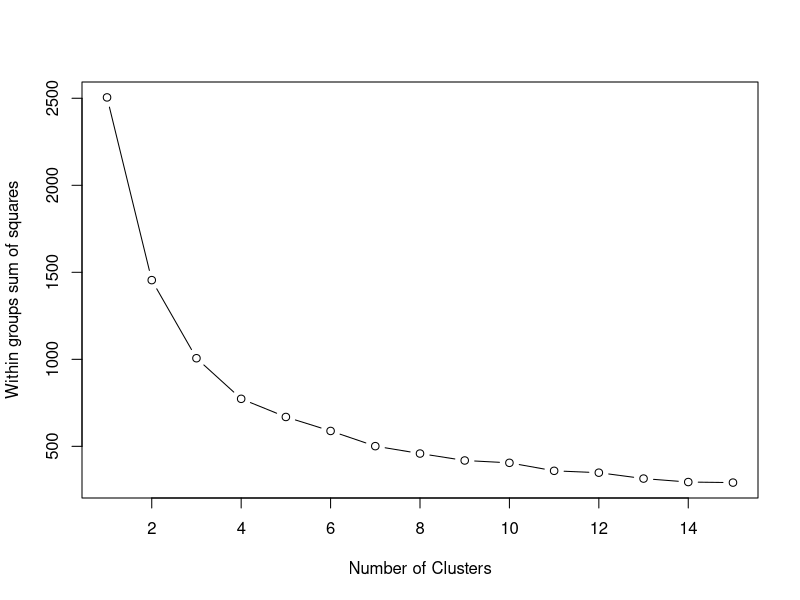
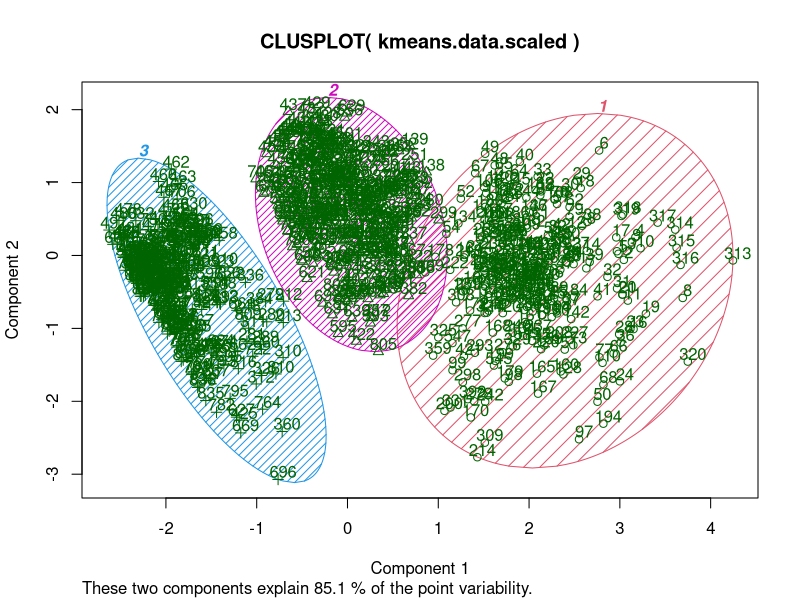
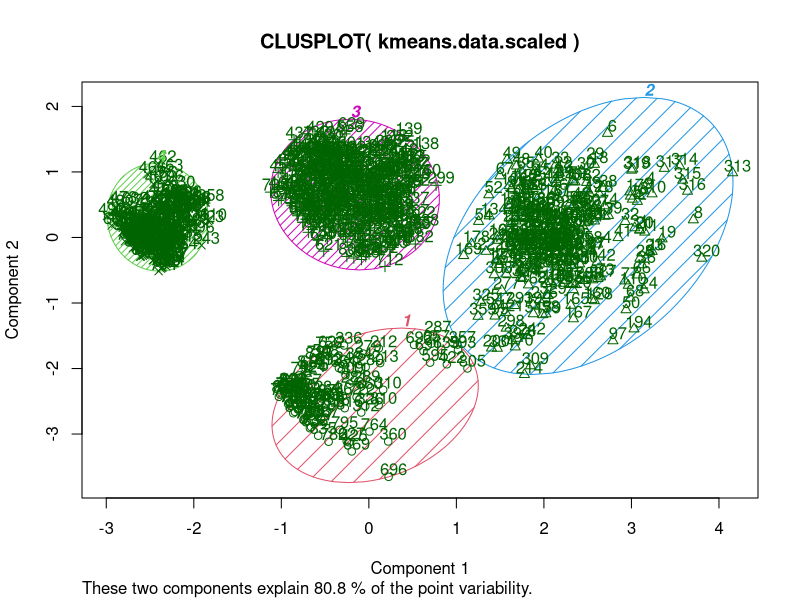
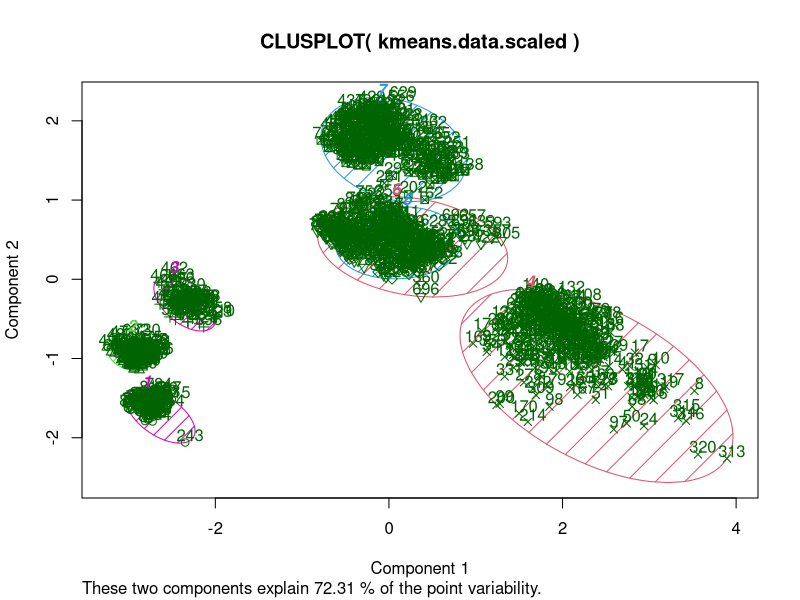
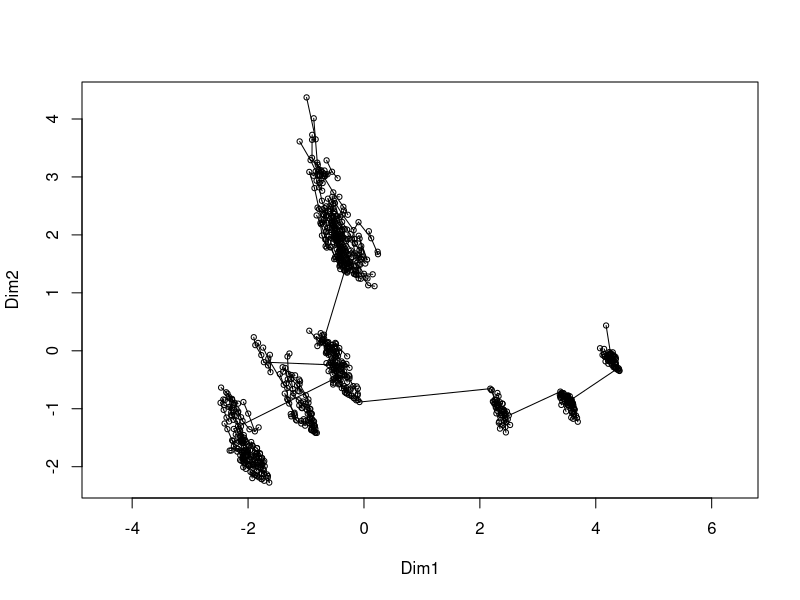
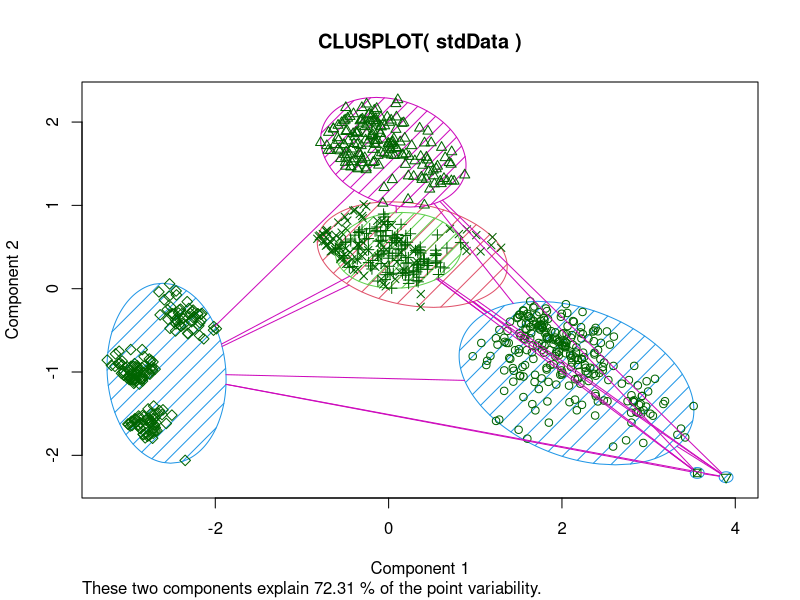
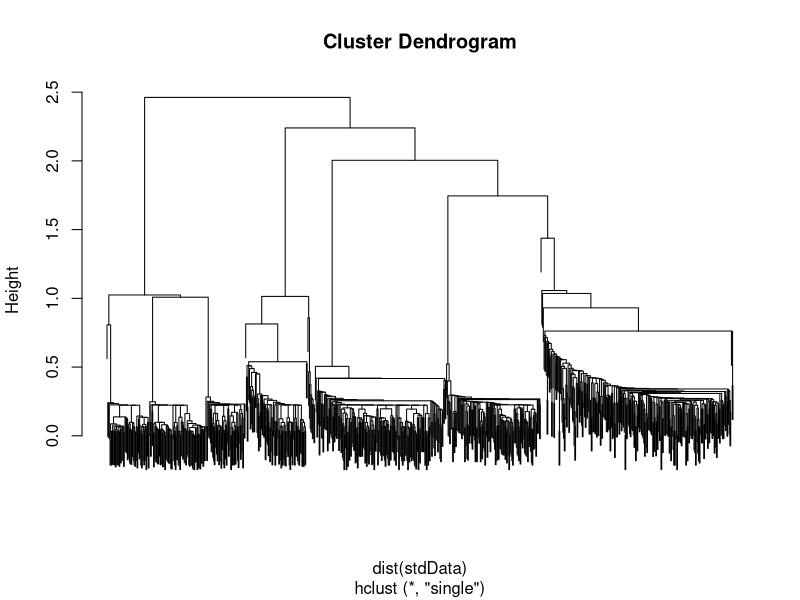
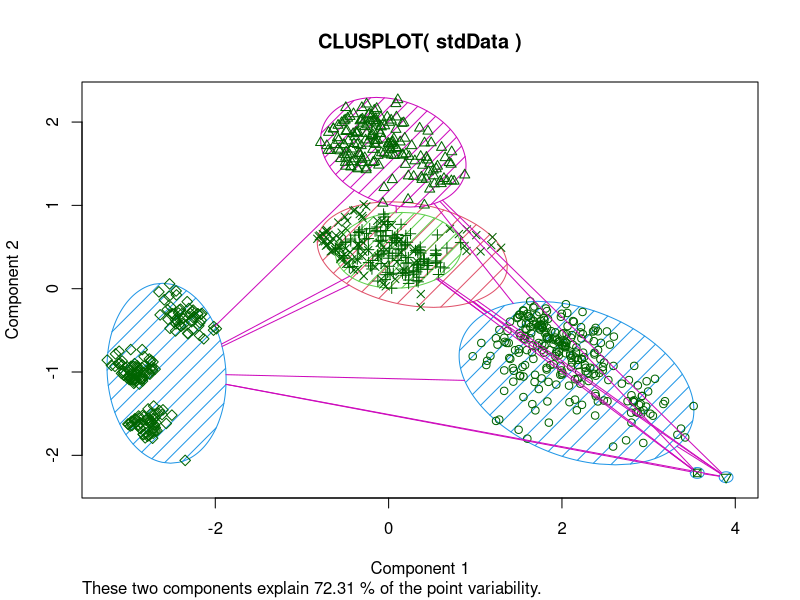

Generate these figures, in order, with R:
## ---- chunk 1
data = read.csv("data.csv", sep = ",")
library(vegan)
library(stats)
require(graphics)
## ---- chunk 2
wssplot <- function(data, nc=15, seed=1234){
               wss <- (nrow(data)-1)*sum(apply(data,2,var))
               for (i in 2:nc){
                    set.seed(seed)
                    wss[i] <- sum(kmeans(data, centers=i)$withinss)}
                plot(1:nc, wss, type="b", xlab="Number of Clusters",
                     ylab="Within groups sum of squares")}
## ---- chunk 3
kmeans.data <- data[4:6]
head(kmeans.data)
## ---- chunk 4
kmeans.data.scaled <- scale(kmeans.data)
wssplot(kmeans.data.scaled)
## ---- chunk 5
# K-Means Cluster Analysis
fit3 <- kmeans(kmeans.data.scaled, 3)
# get cluster means 
aggregate(kmeans.data.scaled,by=list(fit3$cluster),FUN=mean)
# append cluster assignment
kmeans.data.scaled <- data.frame(kmeans.data.scaled, fit3$cluster)
fit3$tot.withinss #total within-cluster sum of squares
## ---- chunk 6
# vary parameters for most readable graph
library(cluster) 
clusplot(kmeans.data.scaled, fit3$cluster, color=TRUE, shade=TRUE, labels=2, lines=0)
## ---- chunk 7
# K-Means Cluster Analysis
fit4 <- kmeans(kmeans.data.scaled, 4)
# get cluster means 
aggregate(kmeans.data.scaled,by=list(fit4$cluster),FUN=mean)
# append cluster assignment
kmeans.data.scaled <- data.frame(kmeans.data.scaled, fit4$cluster)
fit4$tot.withinss #total within-cluster sum of squares
## ---- chunk 8
# vary parameters for most readable graph
clusplot(kmeans.data.scaled, fit4$cluster, color=TRUE, shade=TRUE, labels=2, lines=0)
## ---- chunk 9
# K-Means Cluster Analysis
fit7 <- kmeans(kmeans.data.scaled, 7)
# get cluster means 
aggregate(kmeans.data.scaled,by=list(fit7$cluster),FUN=mean)
# append cluster assignment
kmeans.data.scaled <- data.frame(kmeans.data.scaled, fit7$cluster)
fit7$tot.withinss #total within-cluster sum of squares
## ---- chunk 10
# vary parameters for most readable graph
clusplot(kmeans.data.scaled, fit7$cluster, color=TRUE, shade=TRUE, labels=2, lines=0)
## ---- chunk 11
library(fpc)
d <- dist(kmeans.data.scaled)
cluster.stats(d, fit3$cluster, fit4$cluster)
## ---- chunk 12
stdData <- kmeans.data.scaled
dis <- dist(stdData) #dissimilarity data
tr <- spantree(dis, toolong = 0) #build an MST
plot(tr, cmdscale(dis)) #plot an MST
for(i in 1:6) #loop for finding 6 maximum edges in MST
{
  m <- which.max(tr$dist)
  tr$dist[m] <- NA
}
m <- which.max(tr$dist)
tres <- tr$dist[m] + 0.00001 #set a treshold
j <- distconnected(dis, toolong = tres) #find connected components in MST after deleting 6 edges
clusplot(stdData, j, color=TRUE, shade=TRUE) #plot clusters
## ---- chunk 13
hc <- hclust(dist(stdData), method = "single")
plot(hc, labels = FALSE)
memb <- cutree(hc, k = 7)
clusplot(stdData, memb, color=TRUE, shade=TRUE)
